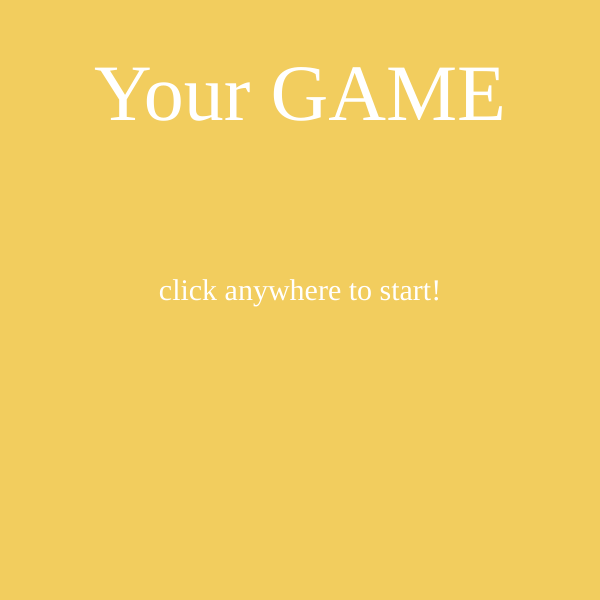
Frame 1 (no input)
Frame 60 (no input): identical to frame 1, image omitted
Frame 120 (the mouse pressed at the canvas centre since frame 60): identical to frame 1, image omitted

The p5.js sketch that drew this single still picture (run headless with seeded random() and noise() and a simulated clock; from frame 60 on, the mouse is pressed at the canvas centre):

// p5.js sketch
// ── sketch.js
'use strict';


let state = 'title';
let cnv;
let points = 0;
let w = 600;
let h = 600;
let player;
let coin;

function setup() {
  cnv = createCanvas(w, h);

  textFont('Futura');

  player = new Player();
  coin = new Coin();

}

function draw() {

  switch (state) {
    case 'title':
      title();
      cnv.mouseClicked(titleMouseClicked);
      break;
    case 'level 1':
      level1();
      cnv.mouseClicked(level1MouseClicked);
      break;
    case 'you win':
      youWin();
      cnv.mouseClicked(youWinMouseClicked);
      break;
    default:
      break;
  }

  // if (state === 'title') {
  //   title();
  //   cnv.mouseClicked(titleMouseClicked);
  //
  // } else if (state === 'level 1' && points > 50) {
  //   level1();
  //   cnv.mouseClicked(level1MouseClicked);
  // } else {
  //
  // }
}

function keyPressed() {
  if (keyCode == LEFT_ARROW) {
    player.direction = 'left'
  } else if (keyCode == RIGHT_ARROW) {
    player.direction = 'right'
  } else if (keyCode == UP_ARROW) {
    player.direction = 'up'
  } else if (keyCode == DOWN_ARROW) {
    player.direction = 'down'
  } else if (key == ' ') {
    player.direction = 'still'
  }
}

function title() {
  background(242, 205, 94);
  textSize(80);
  textFont('Futura');
  fill(255);
  textAlign(CENTER);
  text('Your GAME', w / 2, h / 5);

  textSize(30);
  text('click anywhere to start!', w / 2, h / 2);
}

function titleMouseClicked() {
  console.log('canvas is clicked on title page');
  state = 'level 1'
}

function level1() {
  background(107, 242, 217);
  //text('click for points', w/2, h - 30);

  player.display();
  player.move();

  coin.display();
  coin.move();

  //check for collision, if there is a collision increase points by 1
  if (dist(player.x, player.y, coin.x, coin.y) <= (player.r + coin.r) / 2) {
    points++;
    console.log(points);
  }
  text(`pOiNtS: ${points}`, w / 7, h / 15);

}

function level1MouseClicked() {
  // points++;
  // //points += 1;
  // //points = points + 1;
  // console.log('points = ' + points);
  // if (points >= 10){
  //   state = 'you win';
  // }


}

function youWin() {
  background(206, 75, 242);
  textSize(80);
  textFont('Futura');
  stroke(255);
  text('You WIN!', w / 2, h / 2);

  textSize(30);
  text('click anywhere to restart!', w / 2, h * 3 / 4);
}

function youWinMouseClicked() {
  state = 'level 1';
  points = 0;
}

// ── coins.js

class Coin {
  constructor(){
    this.r = 50;
    this.x = random(w);
    this.y = 0 - this.r;
  }
  display(){
    rect(this.x, this.y, this.r, this.r);
  }

  move(){
    this.y++;
    
  }
}

// ── player.js
class Player {
  constructor() {
    this.r = 60;
    this.x = w / 2;
    this.y = h - this.r;
    this.speed = 2;
    this.direction = 'still';
  }

  display() {
    rect(this.x, this.y, this.r, this.r);
  }

  move() {

    switch (this.direction) {
      case 'still':
        //don't move anything
        break;
      case 'up':
        //decrease y pos
        this.y -= this.speed;
        //y = y - speed;
        break;
      case 'down':
        //increase ypos
        this.y += this.speed;
        break;
      case 'right':
        //increase xpos
        this.x += this.speed;
        break;
      case 'left':
        //decreasing xpos
        this.x -= this.speed;
        break;
      default:
        break;
    }
  }
}
